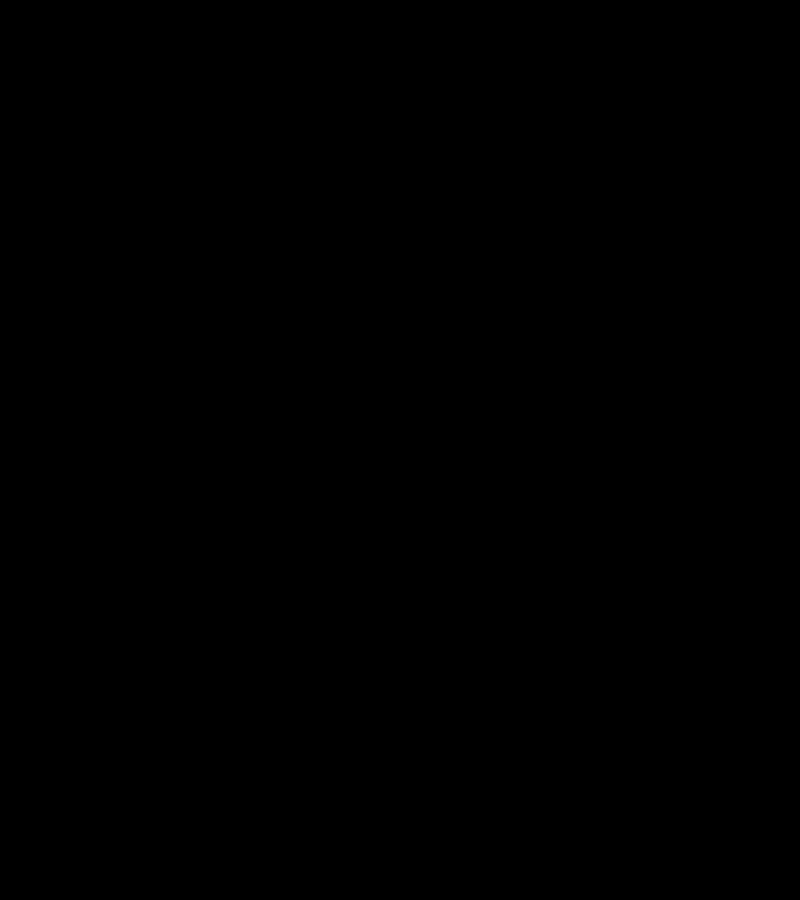
Frame 1 (no input)
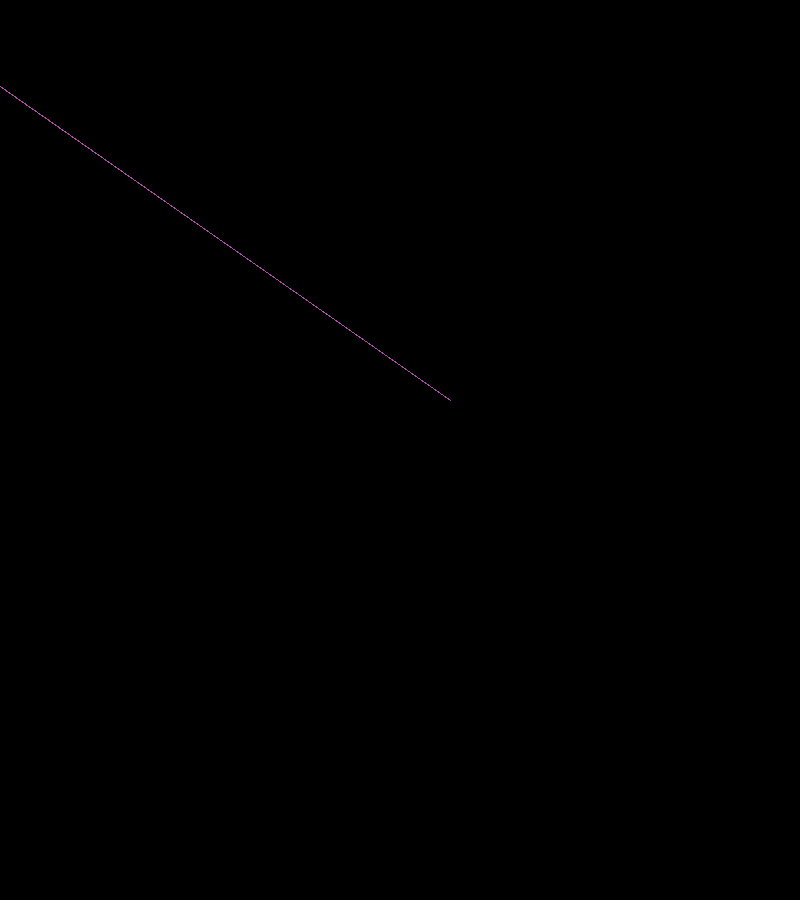
Frame 60 (the mouse pressed at the canvas centre just before this capture)
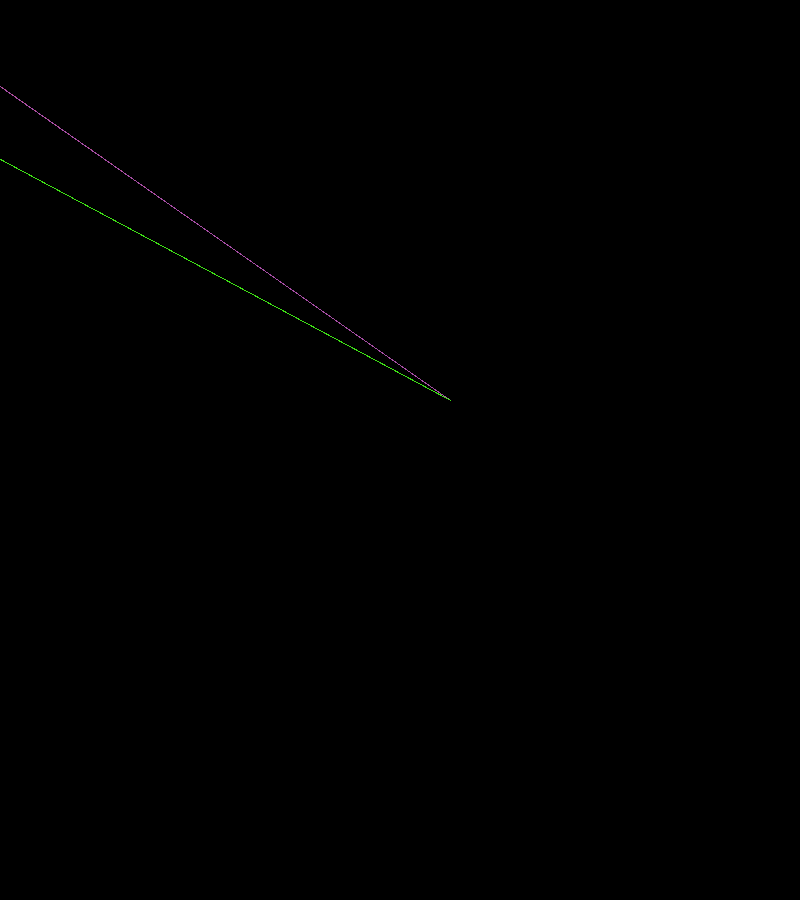
Frame 120 (the mouse held since frame 60 and released just before this capture)

The Processing sketch that drew these frames (run headless with seeded random() and noise(); from frame 60 on, the mouse is pressed at the canvas centre):

// Processing sketch: processing_174105
// ── processing_174105.pde

//ejercico realizado por carlos aguirre alumno de la uamex. 

int i= 8;
void setup() {
  size(800, 900);
  background(0);
  noCursor();
  noSmooth();
}
void draw() {
  i= i*100+i;

  stroke(#FFFAFA+i*5);
  fill(#D31A1A+i*3);
  rectMode(CENTER);
  float  x1 = map(mouseX, height/2, width, 0, 900);
  float y1 = map(mouseY, width/2, height, 0, 900 );

   line(height/2,width/2,x1, y1);
  //point(x1,y1);
  //ellipse(x1, y1, 20, 20);
}
